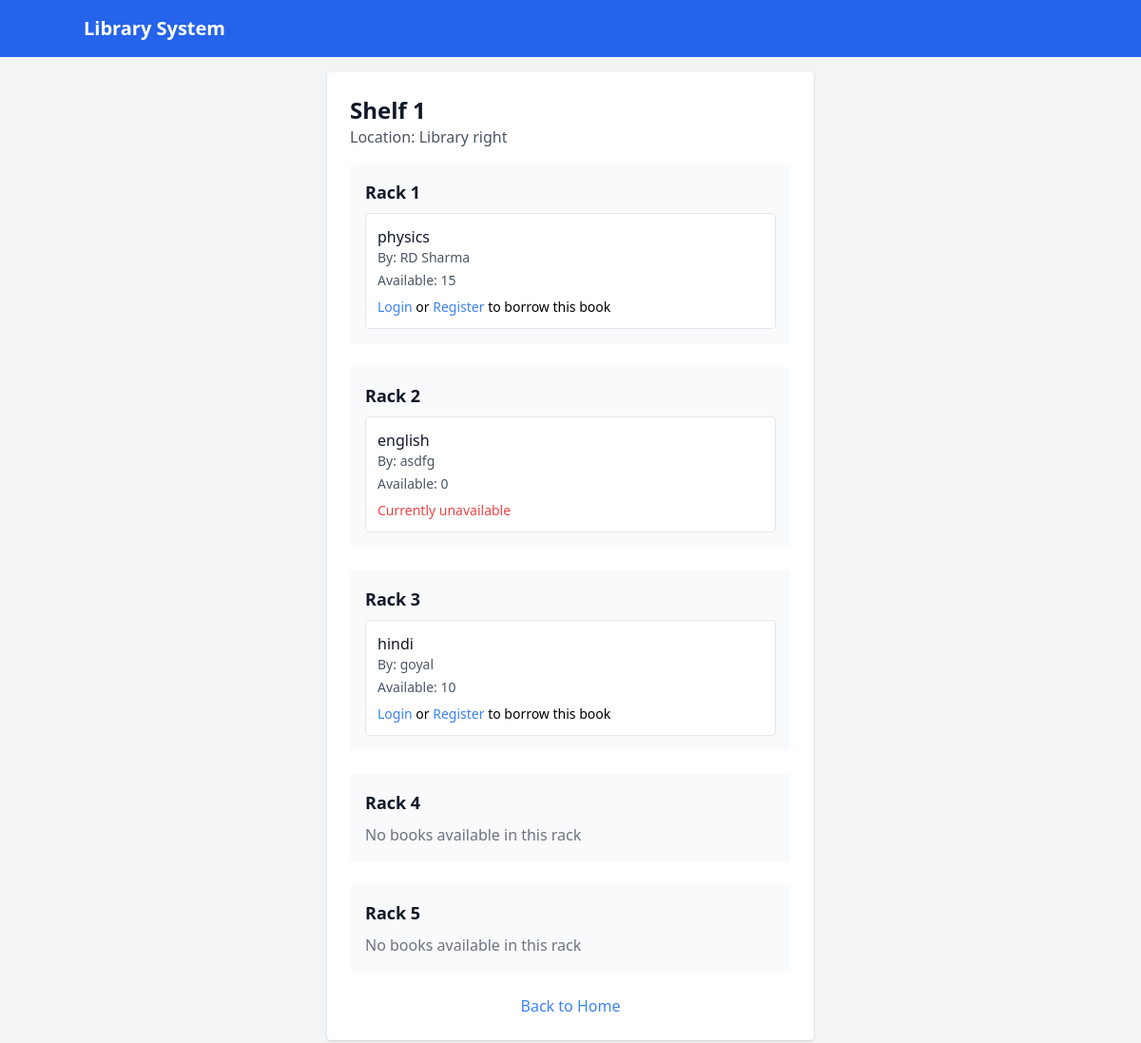
Screenshot of /qr/shelf/1 with the database file from the repository.
### app.py (models this page shows)
class Shelf(db.Model):
    id = db.Column(db.Integer, primary_key=True)
    location = db.Column(db.String(200))
    racks = db.relationship('Rack', backref='shelf', lazy=True)
    qr_code = db.Column(db.String(200))

class Rack(db.Model):
    id = db.Column(db.Integer, primary_key=True)
    shelf_id = db.Column(db.Integer, db.ForeignKey('shelf.id'))
    books = db.relationship('Book', backref='rack', lazy=True)

class Book(db.Model):
    id = db.Column(db.Integer, primary_key=True)
    name = db.Column(db.String(200), nullable=False)
    author = db.Column(db.String(200))
    quantity = db.Column(db.Integer, default=1)
    rack_id = db.Column(db.Integer, db.ForeignKey('rack.id'))
    borrow_records = db.relationship('BorrowRecord', backref='book', lazy=True)

### app.py (the view)
@app.route('/qr/shelf/<int:shelf_id>')
def qr_view_shelf(shelf_id):
    shelf = Shelf.query.get_or_404(shelf_id)
    shelf.racks.sort(key=lambda x: x.id)  # Changed from id to x.id
    session['current_shelf_id'] = shelf_id
    return render_template('qr_view.html', shelf=shelf)

### templates/qr_view.html
{% extends "base.html" %}
{% block content %}
<div class="max-w-lg mx-auto bg-white dark:bg-gray-800 p-6 rounded shadow">
    <div class="mb-4">
        <h2 class="text-2xl font-bold text-gray-900 dark:text-white">Shelf {{ shelf.id }}</h2>
        <p class="text-gray-600 dark:text-gray-400">Location: {{ shelf.location }}</p>
    </div>
    {% for rack in shelf.racks %}
    <div class="mb-6 bg-gray-50 dark:bg-gray-700 p-4 rounded">
        <h3 class="text-lg font-semibold mb-2 text-gray-900 dark:text-white">Rack {{ (loop.index0 + 1) }}</h3>
        <div class="space-y-3">
            {% for book in rack.books %}
            <div class="border border-gray-200 dark:border-gray-600 p-3 rounded bg-white dark:bg-gray-800">
                <p class="font-medium text-gray-900 dark:text-white">{{ book.name }}</p>
                <p class="text-gray-600 dark:text-gray-400 text-sm">By: {{ book.author }}</p>
                <p class="text-sm mt-1 text-gray-600 dark:text-gray-400">Available: {{ book.quantity }}</p>
                {% if session.user_id %}
                    {% if book.quantity > 0 %}
                    <a href="/borrow/{{ book.id }}"
                       class="inline-block mt-2 text-blue-500 dark:text-blue-400 hover:underline">
                        Borrow
                    </a>
                    {% else %}
                    <p class="text-red-500 dark:text-red-400 text-sm mt-2">Currently unavailable</p>
                    {% endif %}
                {% else %}
                    {% if book.quantity > 0 %}
                    <p class="text-sm mt-2">
                        <a href="/login?next=/qr/shelf/{{ shelf.id }}"
                           class="text-blue-500 dark:text-blue-400 hover:underline">
                            Login
                        </a>
                        or
                        <a href="/register"
                           class="text-blue-500 dark:text-blue-400 hover:underline">
                            Register
                        </a>
                        to borrow this book
                    </p>
                    {% else %}
                    <p class="text-red-500 dark:text-red-400 text-sm mt-2">Currently unavailable</p>
                    {% endif %}
                {% endif %}
            </div>
            {% else %}
            <p class="text-gray-500 dark:text-gray-400">No books available in this rack</p>
            {% endfor %}
        </div>
    </div>
    {% endfor %}
    <div class="mt-4 text-center">
        <a href="/" class="text-blue-500 dark:text-blue-400 hover:underline">Back to Home</a>
    </div>
</div>
{% endblock %}

### rows the page displays
Shelf: id "1", location "Library right"
Rack: index0 "1"
Book: name "physics", author "RD Sharma", quantity "15"
Rack: (loop.index0+1) "2"
Book: name "english", author "asdfg", quantity "0", shows "Currently unavailable"
Rack: (loop.index0+1) "3"
Book: name "hindi", author "goyal", quantity "10"
Rack: (loop.index0+1) "4"
Rack: (loop.index0+1) "5"
